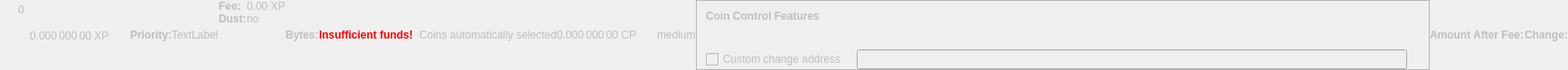
    <widget class="QWidget" name="dummyHideWidget" native="true">
     <property name="enabled">
      <bool>false</bool>
     </property>
     <property name="maximumSize">
      <size>
       <width>100</width>
       <height>22</height>
      </size>
     </property>
     <layout class="QHBoxLayout" name="dummyHideLayout">
      <property name="spacing">
       <number>0</number>
      </property>
      <property name="leftMargin">
       <number>0</number>
      </property>
      <property name="topMargin">
       <number>0</number>
      </property>
      <property name="rightMargin">
       <number>0</number>
      </property>
      <property name="bottomMargin">
       <number>0</number>
      </property>
      <item>
       <layout class="QFormLayout" name="formLayoutCoinControl1">
        <property name="horizontalSpacing">
         <number>10</number>
        </property>
        <property name="verticalSpacing">
         <number>14</number>
        </property>
        <property name="leftMargin">
         <number>10</number>
        </property>
        <property name="topMargin">
         <number>4</number>
        </property>
        <property name="rightMargin">
         <number>6</number>
        </property>
        <item row="0" column="1">
         <widget class="QLabel" name="labelCoinControlBytes">
          <property name="cursor">
           <cursorShape>IBeamCursor</cursorShape>
          </property>
          <property name="contextMenuPolicy">
           <enum>Qt::ActionsContextMenu</enum>
          </property>
          <property name="text">
           <string notr="true">0</string>
          </property>
          <property name="textInteractionFlags">
           <set>Qt::LinksAccessibleByMouse|Qt::TextSelectableByKeyboard|Qt::TextSelectableByMouse</set>
          </property>
         </widget>
        </item>
       </layout>
      </item>
      <item>
       <widget class="QLabel" name="labelCoinControlAfterFee">
        <property name="enabled">
         <bool>false</bool>
        </property>
        <property name="sizePolicy">
         <sizepolicy hsizetype="Fixed" vsizetype="Fixed">
          <horstretch>0</horstretch>
          <verstretch>0</verstretch>
         </sizepolicy>
        </property>
        <property name="minimumSize">
         <size>
          <width>111</width>
          <height>12</height>
         </size>
        </property>
        <property name="maximumSize">
         <size>
          <width>111</width>
          <height>12</height>
         </size>
        </property>
        <property name="cursor">
         <cursorShape>IBeamCursor</cursorShape>
        </property>
        <property name="contextMenuPolicy">
         <enum>Qt::ActionsContextMenu</enum>
        </property>
        <property name="text">
         <string notr="true">0.000 000 00 XP</string>
        </property>
        <property name="textInteractionFlags">
         <set>Qt::LinksAccessibleByMouse|Qt::TextSelectableByKeyboard|Qt::TextSelectableByMouse</set>
        </property>
       </widget>
      </item>
      <item>
       <widget class="QLabel" name="labelCoinControlPriorityText">
        <property name="enabled">
         <bool>false</bool>
        </property>
        <property name="font">
         <font>
          <weight>75</weight>
          <bold>true</bold>
         </font>
        </property>
        <property name="text">
         <string>Priority:</string>
        </property>
       </widget>
      </item>
      <item>
       <layout class="QHBoxLayout" name="horizontalLayout">
        <item>
         <widget class="QLabel" name="WarningLabel">
          <property name="text">
           <string>TextLabel</string>
          </property>
         </widget>
        </item>
       </layout>
      </item>
      <item>
       <layout class="QFormLayout" name="formLayoutCoinControl3">
        <property name="horizontalSpacing">
         <number>0</number>
        </property>
        <property name="verticalSpacing">
         <number>0</number>
        </property>
        <property name="leftMargin">
         <number>0</number>
        </property>
        <property name="topMargin">
         <number>0</number>
        </property>
        <property name="rightMargin">
         <number>0</number>
        </property>
        <item row="0" column="0">
         <widget class="QLabel" name="labelCoinControlFeeText">
          <property name="enabled">
           <bool>false</bool>
          </property>
          <property name="font">
           <font>
            <weight>75</weight>
            <bold>true</bold>
           </font>
          </property>
          <property name="text">
           <string>Fee:</string>
          </property>
          <property name="margin">
           <number>0</number>
          </property>
         </widget>
        </item>
        <item row="0" column="1">
         <widget class="QLabel" name="labelCoinControlFee">
          <property name="enabled">
           <bool>false</bool>
          </property>
          <property name="cursor">
           <cursorShape>IBeamCursor</cursorShape>
          </property>
          <property name="contextMenuPolicy">
           <enum>Qt::ActionsContextMenu</enum>
          </property>
          <property name="text">
           <string notr="true">0.00 XP</string>
          </property>
          <property name="textInteractionFlags">
           <set>Qt::LinksAccessibleByMouse|Qt::TextSelectableByKeyboard|Qt::TextSelectableByMouse</set>
          </property>
         </widget>
        </item>
        <item row="1" column="0">
         <widget class="QLabel" name="labelCoinControlLowOutputText">
          <property name="enabled">
           <bool>false</bool>
          </property>
          <property name="font">
           <font>
            <weight>75</weight>
            <bold>true</bold>
           </font>
          </property>
          <property name="text">
           <string>Dust:</string>
          </property>
         </widget>
        </item>
        <item row="1" column="1">
         <widget class="QLabel" name="labelCoinControlLowOutput">
          <property name="enabled">
           <bool>false</bool>
          </property>
          <property name="cursor">
           <cursorShape>IBeamCursor</cursorShape>
          </property>
          <property name="contextMenuPolicy">
           <enum>Qt::ActionsContextMenu</enum>
          </property>
          <property name="text">
           <string>no</string>
          </property>
          <property name="textInteractionFlags">
           <set>Qt::LinksAccessibleByMouse|Qt::TextSelectableByKeyboard|Qt::TextSelectableByMouse</set>
          </property>
         </widget>
        </item>
       </layout>
      </item>
      <item>
       <widget class="QLabel" name="labelCoinControlBytesText">
        <property name="enabled">
         <bool>false</bool>
        </property>
        <property name="font">
         <font>
          <weight>75</weight>
          <bold>true</bold>
         </font>
        </property>
        <property name="text">
         <string>Bytes:</string>
        </property>
       </widget>
      </item>
      <item>
       <layout class="QFormLayout" name="formLayoutCoinControl2">
        <property name="horizontalSpacing">
         <number>0</number>
        </property>
        <property name="verticalSpacing">
         <number>0</number>
        </property>
        <property name="leftMargin">
         <number>0</number>
        </property>
        <property name="topMargin">
         <number>0</number>
        </property>
        <property name="rightMargin">
         <number>0</number>
        </property>
       </layout>
      </item>
      <item>
       <layout class="QHBoxLayout" name="horizontalLayoutCoinControl2">
        <property name="spacing">
         <number>0</number>
        </property>
        <property name="bottomMargin">
         <number>0</number>
        </property>
       </layout>
      </item>
      <item>
       <widget class="QLabel" name="labelCoinControlInsuffFunds">
        <property name="enabled">
         <bool>false</bool>
        </property>
        <property name="minimumSize">
         <size>
          <width>0</width>
          <height>0</height>
         </size>
        </property>
        <property name="font">
         <font>
          <weight>75</weight>
          <bold>true</bold>
         </font>
        </property>
        <property name="styleSheet">
         <string notr="true">color:red;font-weight:bold;</string>
        </property>
        <property name="text">
         <string>Insufficient funds!</string>
        </property>
        <property name="margin">
         <number>5</number>
        </property>
       </widget>
      </item>
      <item>
       <layout class="QFormLayout" name="formLayoutCoinControl4">
        <property name="horizontalSpacing">
         <number>0</number>
        </property>
        <property name="verticalSpacing">
         <number>0</number>
        </property>
        <property name="leftMargin">
         <number>0</number>
        </property>
        <property name="topMargin">
         <number>0</number>
        </property>
        <property name="rightMargin">
         <number>0</number>
        </property>
       </layout>
      </item>
      <item>
       <widget class="QLabel" name="labelCoinControlChangeLabel">
        <property name="enabled">
         <bool>false</bool>
        </property>
        <property name="sizePolicy">
         <sizepolicy hsizetype="Preferred" vsizetype="Expanding">
          <horstretch>0</horstretch>
          <verstretch>0</verstretch>
         </sizepolicy>
        </property>
        <property name="minimumSize">
         <size>
          <width>0</width>
          <height>0</height>
         </size>
        </property>
        <property name="text">
         <string/>
        </property>
        <property name="margin">
         <number>3</number>
        </property>
       </widget>
      </item>
      <item>
       <widget class="QLabel" name="labelCoinControlAutomaticallySelected">
        <property name="enabled">
         <bool>false</bool>
        </property>
        <property name="sizePolicy">
         <sizepolicy hsizetype="Fixed" vsizetype="Fixed">
          <horstretch>0</horstretch>
          <verstretch>0</verstretch>
         </sizepolicy>
        </property>
        <property name="minimumSize">
         <size>
          <width>0</width>
          <height>0</height>
         </size>
        </property>
        <property name="maximumSize">
         <size>
          <width>240</width>
          <height>16777215</height>
         </size>
        </property>
        <property name="text">
         <string>Coins automatically selected</string>
        </property>
        <property name="margin">
         <number>5</number>
        </property>
       </widget>
      </item>
      <item>
       <widget class="QLabel" name="labelCoinControlChange">
        <property name="enabled">
         <bool>false</bool>
        </property>
        <property name="sizePolicy">
         <sizepolicy hsizetype="Fixed" vsizetype="Fixed">
          <horstretch>0</horstretch>
          <verstretch>0</verstretch>
         </sizepolicy>
        </property>
        <property name="minimumSize">
         <size>
          <width>111</width>
          <height>0</height>
         </size>
        </property>
        <property name="maximumSize">
         <size>
          <width>111</width>
          <height>16777215</height>
         </size>
        </property>
        <property name="cursor">
         <cursorShape>IBeamCursor</cursorShape>
        </property>
        <property name="contextMenuPolicy">
         <enum>Qt::ActionsContextMenu</enum>
        </property>
        <property name="text">
         <string notr="true">0.000 000 00 CP</string>
        </property>
        <property name="textInteractionFlags">
         <set>Qt::LinksAccessibleByMouse|Qt::TextSelectableByKeyboard|Qt::TextSelectableByMouse</set>
        </property>
       </widget>
      </item>
      <item>
       <widget class="QLabel" name="labelCoinControlPriority">
        <property name="enabled">
         <bool>false</bool>
        </property>
        <property name="cursor">
         <cursorShape>IBeamCursor</cursorShape>
        </property>
        <property name="contextMenuPolicy">
         <enum>Qt::ActionsContextMenu</enum>
        </property>
        <property name="text">
         <string>medium</string>
        </property>
        <property name="textInteractionFlags">
         <set>Qt::LinksAccessibleByMouse|Qt::TextSelectableByKeyboard|Qt::TextSelectableByMouse</set>
        </property>
       </widget>
      </item>
      <item>
       <widget class="QFrame" name="frameCoinControl">
        <property name="sizePolicy">
         <sizepolicy hsizetype="Expanding" vsizetype="Expanding">
          <horstretch>0</horstretch>
          <verstretch>0</verstretch>
         </sizepolicy>
        </property>
        <property name="maximumSize">
         <size>
          <width>16777215</width>
          <height>16777215</height>
         </size>
        </property>
        <property name="frameShape">
         <enum>QFrame::StyledPanel</enum>
        </property>
        <property name="frameShadow">
         <enum>QFrame::Sunken</enum>
        </property>
        <layout class="QVBoxLayout" name="verticalLayoutCoinControl2_2">
         <property name="spacing">
          <number>0</number>
         </property>
         <property name="leftMargin">
          <number>0</number>
         </property>
         <property name="topMargin">
          <number>0</number>
         </property>
         <property name="rightMargin">
          <number>0</number>
         </property>
         <property name="bottomMargin">
          <number>0</number>
         </property>
         <item>
          <layout class="QVBoxLayout" name="verticalLayoutCoinControl" stretch="0,0,0,1">
           <property name="spacing">
            <number>0</number>
           </property>
           <property name="leftMargin">
            <number>10</number>
           </property>
           <property name="topMargin">
            <number>10</number>
           </property>
           <item>
            <layout class="QHBoxLayout" name="horizontalLayoutCoinControl1">
             <property name="bottomMargin">
              <number>15</number>
             </property>
             <item>
              <widget class="QLabel" name="labelCoinControlFeatures">
               <property name="enabled">
                <bool>false</bool>
               </property>
               <property name="sizePolicy">
                <sizepolicy hsizetype="Preferred" vsizetype="Maximum">
                 <horstretch>0</horstretch>
                 <verstretch>0</verstretch>
                </sizepolicy>
               </property>
               <property name="font">
                <font>
                 <weight>75</weight>
                 <bold>true</bold>
                </font>
               </property>
               <property name="styleSheet">
                <string notr="true">font-weight:bold;</string>
               </property>
               <property name="text">
                <string>Coin Control Features</string>
               </property>
              </widget>
             </item>
            </layout>
           </item>
           <item>
            <widget class="QWidget" name="widgetCoinControl" native="true">
             <property name="sizePolicy">
              <sizepolicy hsizetype="Preferred" vsizetype="Preferred">
               <horstretch>0</horstretch>
               <verstretch>0</verstretch>
              </sizepolicy>
             </property>
             <property name="minimumSize">
              <size>
               <width>0</width>
               <height>0</height>
              </size>
             </property>
             <property name="styleSheet">
              <string notr="true"/>
             </property>
             <layout class="QHBoxLayout" name="horizontalLayoutCoinControl5_2">
              <property name="leftMargin">
               <number>0</number>
              </property>
              <property name="topMargin">
               <number>0</number>
              </property>
              <property name="rightMargin">
               <number>0</number>
              </property>
              <property name="bottomMargin">
               <number>0</number>
              </property>
              <item>
               <layout class="QHBoxLayout" name="horizontalLayoutCoinControl3">
                <property name="spacing">
                 <number>20</number>
                </property>
                <property name="topMargin">
                 <number>0</number>
                </property>
                <property name="bottomMargin">
                 <number>10</number>
                </property>
               </layout>
              </item>
             </layout>
            </widget>
           </item>
           <item>
            <layout class="QHBoxLayout" name="horizontalLayoutCoinControl4" stretch="0,0,0">
             <property name="spacing">
              <number>12</number>
             </property>
             <property name="sizeConstraint">
              <enum>QLayout::SetDefaultConstraint</enum>
             </property>
             <property name="topMargin">
              <number>5</number>
             </property>
             <property name="rightMargin">
              <number>5</number>
             </property>
             <item>
              <widget class="QCheckBox" name="checkBoxCoinControlChange">
               <property name="enabled">
                <bool>false</bool>
               </property>
               <property name="toolTip">
                <string>If this is activated, but the change address is empty or invalid, change will be sent to a newly generated address.</string>
               </property>
               <property name="text">
                <string>Custom change address</string>
               </property>
              </widget>
             </item>
             <item>
              <widget class="QValidatedLineEdit" name="lineEditCoinControlChange">
               <property name="enabled">
                <bool>false</bool>
               </property>
               <property name="sizePolicy">
                <sizepolicy hsizetype="Expanding" vsizetype="Fixed">
                 <horstretch>0</horstretch>
                 <verstretch>0</verstretch>
                </sizepolicy>
               </property>
              </widget>
             </item>
             <item>
              <widget class="QLabel" name="labelCoinControlChangeLabel_2">
               <property name="sizePolicy">
                <sizepolicy hsizetype="Preferred" vsizetype="Expanding">
                 <horstretch>0</horstretch>
                 <verstretch>0</verstretch>
                </sizepolicy>
               </property>
               <property name="minimumSize">
                <size>
                 <width>0</width>
                 <height>0</height>
                </size>
               </property>
               <property name="text">
                <string/>
               </property>
               <property name="margin">
                <number>3</number>
               </property>
              </widget>
             </item>
            </layout>
           </item>
           <item>
            <spacer name="verticalSpacerCoinControl">
             <property name="orientation">
              <enum>Qt::Vertical</enum>
             </property>
             <property name="sizeHint" stdset="0">
              <size>
               <width>800</width>
               <height>1</height>
              </size>
             </property>
            </spacer>
           </item>
          </layout>
         </item>
        </layout>
       </widget>
      </item>
      <item>
       <widget class="QLabel" name="labelCoinControlAfterFeeText">
        <property name="enabled">
         <bool>false</bool>
        </property>
        <property name="minimumSize">
         <size>
          <width>0</width>
          <height>0</height>
         </size>
        </property>
        <property name="maximumSize">
         <size>
          <width>16777215</width>
          <height>16777215</height>
         </size>
        </property>
        <property name="font">
         <font>
          <weight>75</weight>
          <bold>true</bold>
         </font>
        </property>
        <property name="text">
         <string>Amount After Fee:</string>
        </property>
        <property name="alignment">
         <set>Qt::AlignLeading|Qt::AlignLeft|Qt::AlignVCenter</set>
        </property>
        <property name="margin">
         <number>0</number>
        </property>
       </widget>
      </item>
      <item>
       <widget class="QLabel" name="labelCoinControlChangeText">
        <property name="enabled">
         <bool>false</bool>
        </property>
        <property name="sizePolicy">
         <sizepolicy hsizetype="Preferred" vsizetype="Preferred">
          <horstretch>0</horstretch>
          <verstretch>0</verstretch>
         </sizepolicy>
        </property>
        <property name="minimumSize">
         <size>
          <width>0</width>
          <height>0</height>
         </size>
        </property>
        <property name="maximumSize">
         <size>
          <width>16777215</width>
          <height>16777215</height>
         </size>
        </property>
        <property name="font">
         <font>
          <weight>75</weight>
          <bold>true</bold>
         </font>
        </property>
        <property name="text">
         <string>Change:</string>
        </property>
        <property name="alignment">
         <set>Qt::AlignLeading|Qt::AlignLeft|Qt::AlignVCenter</set>
        </property>
       </widget>
      </item>
     </layout>
    </widget>
